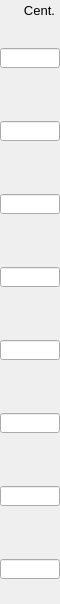
    <widget class="PyDMFrame" name="composite_6">
      <property name="geometry">
        <rect>
          <x>995</x>
          <y>61</y>
          <width>60</width>
          <height>604</height>
        </rect>
      </property>
      <widget class="QLabel" name="text_24">
        <property name="geometry">
          <rect>
            <x>5</x>
            <y>0</y>
            <width>50</width>
            <height>20</height>
          </rect>
        </property>
        <property name="text">
          <string>Cent.</string>
        </property>
        <property name="font" stdset="0">
          <font>
            <pointsize>10</pointsize>
          </font>
        </property>
        <property name="brush" stdset="0">
          <brush brushstyle="SolidPattern">
            <color alpha="255">
              <red>0</red>
              <green>0</green>
              <blue>0</blue>
            </color>
          </brush>
        </property>
        <property name="toolTip">
          <string>text_24</string>
        </property>
        <property name="alignment">
          <set>Qt::AlignRight|Qt::AlignTrailing|Qt::AlignVCenter</set>
        </property>
        <property name="styleSheet">
          <string notr="true">QLabel#text_24 {
  color: rgb(0, 0, 0);
  }</string>
        </property>
      </widget>
      <widget class="PyDMSlider" name="valuator_40">
        <property name="geometry">
          <rect>
            <x>0</x>
            <y>73</y>
            <width>60</width>
            <height>20</height>
          </rect>
        </property>
        <property name="channel" stdset="0">
          <string>ca://${P}${O1}CenterY</string>
        </property>
        <property name="toolTip">
          <string>${P}${O1}CenterY</string>
        </property>
        <property name="orientation" stdset="0">
          <string>Qt::Horizontal</string>
        </property>
        <property name="showLimitLabels" stdset="0">
          <bool>true</bool>
        </property>
        <property name="showValueLabel" stdset="0">
          <bool>false</bool>
        </property>
        <property name="showUnits" stdset="0">
          <bool>false</bool>
        </property>
        <property name="tickPosition" stdset="0">
          <enum>QSlider::NoTicks</enum>
        </property>
        <property name="precision" stdset="0">
          <number>1</number>
        </property>
        <property name="styleSheet">
          <string notr="true">PyDMSlider#valuator_40 {
  color: rgb(0, 0, 0);
  background-color: rgb(115, 223, 255);
  }</string>
        </property>
      </widget>
      <widget class="PyDMLineEdit" name="text_entry_72">
        <property name="geometry">
          <rect>
            <x>0</x>
            <y>48</y>
            <width>60</width>
            <height>20</height>
          </rect>
        </property>
        <property name="channel" stdset="0">
          <string>ca://${P}${O1}CenterY</string>
        </property>
        <property name="toolTip">
          <string>${P}${O1}CenterY</string>
        </property>
        <property name="font" stdset="0">
          <font>
            <pointsize>10</pointsize>
          </font>
        </property>
        <property name="styleSheet">
          <string notr="true">PyDMLineEdit#text_entry_72 {
  color: rgb(0, 0, 0);
  background-color: rgb(115, 223, 255);
  border: 1px solid black;
  margin: 0px;
  padding: 0px;
  spacing: 0px;
  }</string>
        </property>
      </widget>
      <widget class="PyDMLabel" name="text_update_96">
        <property name="geometry">
          <rect>
            <x>0</x>
            <y>25</y>
            <width>60</width>
            <height>18</height>
          </rect>
        </property>
        <property name="toolTip">
          <string>PV: ${P}${O1}CenterY_RBV</string>
        </property>
        <property name="channel" stdset="0">
          <string>ca://${P}${O1}CenterY_RBV</string>
        </property>
        <property name="font" stdset="0">
          <font>
            <pointsize>10</pointsize>
          </font>
        </property>
        <property name="alignment">
          <set>Qt::AlignCenter</set>
        </property>
        <property name="textInteractionFlags">
          <set>Qt::TextSelectableByKeyboard|Qt::TextSelectableByMouse</set>
        </property>
        <property name="styleSheet">
          <string notr="true">PyDMLabel#text_update_96 {
  color: rgb(10, 0, 184);
  background-color: rgb(187, 187, 187);
  }</string>
        </property>
      </widget>
      <widget class="PyDMSlider" name="valuator_41">
        <property name="geometry">
          <rect>
            <x>0</x>
            <y>146</y>
            <width>60</width>
            <height>20</height>
          </rect>
        </property>
        <property name="channel" stdset="0">
          <string>ca://${P}${O2}CenterY</string>
        </property>
        <property name="toolTip">
          <string>${P}${O2}CenterY</string>
        </property>
        <property name="orientation" stdset="0">
          <string>Qt::Horizontal</string>
        </property>
        <property name="showLimitLabels" stdset="0">
          <bool>true</bool>
        </property>
        <property name="showValueLabel" stdset="0">
          <bool>false</bool>
        </property>
        <property name="showUnits" stdset="0">
          <bool>false</bool>
        </property>
        <property name="tickPosition" stdset="0">
          <enum>QSlider::NoTicks</enum>
        </property>
        <property name="precision" stdset="0">
          <number>1</number>
        </property>
        <property name="styleSheet">
          <string notr="true">PyDMSlider#valuator_41 {
  color: rgb(0, 0, 0);
  background-color: rgb(115, 223, 255);
  }</string>
        </property>
      </widget>
      <widget class="PyDMLineEdit" name="text_entry_73">
        <property name="geometry">
          <rect>
            <x>0</x>
            <y>121</y>
            <width>60</width>
            <height>20</height>
          </rect>
        </property>
        <property name="channel" stdset="0">
          <string>ca://${P}${O2}CenterY</string>
        </property>
        <property name="toolTip">
          <string>${P}${O2}CenterY</string>
        </property>
        <property name="font" stdset="0">
          <font>
            <pointsize>10</pointsize>
          </font>
        </property>
        <property name="styleSheet">
          <string notr="true">PyDMLineEdit#text_entry_73 {
  color: rgb(0, 0, 0);
  background-color: rgb(115, 223, 255);
  border: 1px solid black;
  margin: 0px;
  padding: 0px;
  spacing: 0px;
  }</string>
        </property>
      </widget>
      <widget class="PyDMLabel" name="text_update_97">
        <property name="geometry">
          <rect>
            <x>0</x>
            <y>98</y>
            <width>60</width>
            <height>18</height>
          </rect>
        </property>
        <property name="toolTip">
          <string>PV: ${P}${O2}CenterY_RBV</string>
        </property>
        <property name="channel" stdset="0">
          <string>ca://${P}${O2}CenterY_RBV</string>
        </property>
        <property name="font" stdset="0">
          <font>
            <pointsize>10</pointsize>
          </font>
        </property>
        <property name="alignment">
          <set>Qt::AlignCenter</set>
        </property>
        <property name="textInteractionFlags">
          <set>Qt::TextSelectableByKeyboard|Qt::TextSelectableByMouse</set>
        </property>
        <property name="styleSheet">
          <string notr="true">PyDMLabel#text_update_97 {
  color: rgb(10, 0, 184);
  background-color: rgb(187, 187, 187);
  }</string>
        </property>
      </widget>
      <widget class="PyDMSlider" name="valuator_42">
        <property name="geometry">
          <rect>
            <x>0</x>
            <y>219</y>
            <width>60</width>
            <height>20</height>
          </rect>
        </property>
        <property name="channel" stdset="0">
          <string>ca://${P}${O3}CenterY</string>
        </property>
        <property name="toolTip">
          <string>${P}${O3}CenterY</string>
        </property>
        <property name="orientation" stdset="0">
          <string>Qt::Horizontal</string>
        </property>
        <property name="showLimitLabels" stdset="0">
          <bool>true</bool>
        </property>
        <property name="showValueLabel" stdset="0">
          <bool>false</bool>
        </property>
        <property name="showUnits" stdset="0">
          <bool>false</bool>
        </property>
        <property name="tickPosition" stdset="0">
          <enum>QSlider::NoTicks</enum>
        </property>
        <property name="precision" stdset="0">
          <number>1</number>
        </property>
        <property name="styleSheet">
          <string notr="true">PyDMSlider#valuator_42 {
  color: rgb(0, 0, 0);
  background-color: rgb(115, 223, 255);
  }</string>
        </property>
      </widget>
      <widget class="PyDMLineEdit" name="text_entry_74">
        <property name="geometry">
          <rect>
            <x>0</x>
            <y>194</y>
            <width>60</width>
            <height>20</height>
          </rect>
        </property>
        <property name="channel" stdset="0">
          <string>ca://${P}${O3}CenterY</string>
        </property>
        <property name="toolTip">
          <string>${P}${O3}CenterY</string>
        </property>
        <property name="font" stdset="0">
          <font>
            <pointsize>10</pointsize>
          </font>
        </property>
        <property name="styleSheet">
          <string notr="true">PyDMLineEdit#text_entry_74 {
  color: rgb(0, 0, 0);
  background-color: rgb(115, 223, 255);
  border: 1px solid black;
  margin: 0px;
  padding: 0px;
  spacing: 0px;
  }</string>
        </property>
      </widget>
      <widget class="PyDMLabel" name="text_update_98">
        <property name="geometry">
          <rect>
            <x>0</x>
            <y>171</y>
            <width>60</width>
            <height>18</height>
          </rect>
        </property>
        <property name="toolTip">
          <string>PV: ${P}${O3}CenterY_RBV</string>
        </property>
        <property name="channel" stdset="0">
          <string>ca://${P}${O3}CenterY_RBV</string>
        </property>
        <property name="font" stdset="0">
          <font>
            <pointsize>10</pointsize>
          </font>
        </property>
        <property name="alignment">
          <set>Qt::AlignCenter</set>
        </property>
        <property name="textInteractionFlags">
          <set>Qt::TextSelectableByKeyboard|Qt::TextSelectableByMouse</set>
        </property>
        <property name="styleSheet">
          <string notr="true">PyDMLabel#text_update_98 {
  color: rgb(10, 0, 184);
  background-color: rgb(187, 187, 187);
  }</string>
        </property>
      </widget>
      <widget class="PyDMSlider" name="valuator_43">
        <property name="geometry">
          <rect>
            <x>0</x>
            <y>292</y>
            <width>60</width>
            <height>20</height>
          </rect>
        </property>
        <property name="channel" stdset="0">
          <string>ca://${P}${O4}CenterY</string>
        </property>
        <property name="toolTip">
          <string>${P}${O4}CenterY</string>
        </property>
        <property name="orientation" stdset="0">
          <string>Qt::Horizontal</string>
        </property>
        <property name="showLimitLabels" stdset="0">
          <bool>true</bool>
        </property>
        <property name="showValueLabel" stdset="0">
          <bool>false</bool>
        </property>
        <property name="showUnits" stdset="0">
          <bool>false</bool>
        </property>
        <property name="tickPosition" stdset="0">
          <enum>QSlider::NoTicks</enum>
        </property>
        <property name="precision" stdset="0">
          <number>1</number>
        </property>
        <property name="styleSheet">
          <string notr="true">PyDMSlider#valuator_43 {
  color: rgb(0, 0, 0);
  background-color: rgb(115, 223, 255);
  }</string>
        </property>
      </widget>
      <widget class="PyDMLineEdit" name="text_entry_75">
        <property name="geometry">
          <rect>
            <x>0</x>
            <y>267</y>
            <width>60</width>
            <height>20</height>
          </rect>
        </property>
        <property name="channel" stdset="0">
          <string>ca://${P}${O4}CenterY</string>
        </property>
        <property name="toolTip">
          <string>${P}${O4}CenterY</string>
        </property>
        <property name="font" stdset="0">
          <font>
            <pointsize>10</pointsize>
          </font>
        </property>
        <property name="styleSheet">
          <string notr="true">PyDMLineEdit#text_entry_75 {
  color: rgb(0, 0, 0);
  background-color: rgb(115, 223, 255);
  border: 1px solid black;
  margin: 0px;
  padding: 0px;
  spacing: 0px;
  }</string>
        </property>
      </widget>
      <widget class="PyDMLabel" name="text_update_99">
        <property name="geometry">
          <rect>
            <x>0</x>
            <y>244</y>
            <width>60</width>
            <height>18</height>
          </rect>
        </property>
        <property name="toolTip">
          <string>PV: ${P}${O4}CenterY_RBV</string>
        </property>
        <property name="channel" stdset="0">
          <string>ca://${P}${O4}CenterY_RBV</string>
        </property>
        <property name="font" stdset="0">
          <font>
            <pointsize>10</pointsize>
          </font>
        </property>
        <property name="alignment">
          <set>Qt::AlignCenter</set>
        </property>
        <property name="textInteractionFlags">
          <set>Qt::TextSelectableByKeyboard|Qt::TextSelectableByMouse</set>
        </property>
        <property name="styleSheet">
          <string notr="true">PyDMLabel#text_update_99 {
  color: rgb(10, 0, 184);
  background-color: rgb(187, 187, 187);
  }</string>
        </property>
      </widget>
      <widget class="PyDMSlider" name="valuator_44">
        <property name="geometry">
          <rect>
            <x>0</x>
            <y>365</y>
            <width>60</width>
            <height>20</height>
          </rect>
        </property>
        <property name="channel" stdset="0">
          <string>ca://${P}${O5}CenterY</string>
        </property>
        <property name="toolTip">
          <string>${P}${O5}CenterY</string>
        </property>
        <property name="orientation" stdset="0">
          <string>Qt::Horizontal</string>
        </property>
        <property name="showLimitLabels" stdset="0">
          <bool>true</bool>
        </property>
        <property name="showValueLabel" stdset="0">
          <bool>false</bool>
        </property>
        <property name="showUnits" stdset="0">
          <bool>false</bool>
        </property>
        <property name="tickPosition" stdset="0">
          <enum>QSlider::NoTicks</enum>
        </property>
        <property name="precision" stdset="0">
          <number>1</number>
        </property>
        <property name="styleSheet">
          <string notr="true">PyDMSlider#valuator_44 {
  color: rgb(0, 0, 0);
  background-color: rgb(115, 223, 255);
  }</string>
        </property>
      </widget>
      <widget class="PyDMLineEdit" name="text_entry_76">
        <property name="geometry">
          <rect>
            <x>0</x>
            <y>340</y>
            <width>60</width>
            <height>20</height>
          </rect>
        </property>
        <property name="channel" stdset="0">
          <string>ca://${P}${O5}CenterY</string>
        </property>
        <property name="toolTip">
          <string>${P}${O5}CenterY</string>
        </property>
        <property name="font" stdset="0">
          <font>
            <pointsize>10</pointsize>
          </font>
        </property>
        <property name="styleSheet">
          <string notr="true">PyDMLineEdit#text_entry_76 {
  color: rgb(0, 0, 0);
  background-color: rgb(115, 223, 255);
  border: 1px solid black;
  margin: 0px;
  padding: 0px;
  spacing: 0px;
  }</string>
        </property>
      </widget>
      <widget class="PyDMLabel" name="text_update_100">
        <property name="geometry">
          <rect>
            <x>0</x>
            <y>317</y>
            <width>60</width>
            <height>18</height>
          </rect>
        </property>
        <property name="toolTip">
          <string>PV: ${P}${O5}CenterY_RBV</string>
        </property>
        <property name="channel" stdset="0">
          <string>ca://${P}${O5}CenterY_RBV</string>
        </property>
        <property name="font" stdset="0">
          <font>
            <pointsize>10</pointsize>
          </font>
        </property>
        <property name="alignment">
          <set>Qt::AlignCenter</set>
        </property>
        <property name="textInteractionFlags">
          <set>Qt::TextSelectableByKeyboard|Qt::TextSelectableByMouse</set>
        </property>
        <property name="styleSheet">
          <string notr="true">PyDMLabel#text_update_100 {
  color: rgb(10, 0, 184);
  background-color: rgb(187, 187, 187);
  }</string>
        </property>
      </widget>
      <widget class="PyDMSlider" name="valuator_45">
        <property name="geometry">
          <rect>
            <x>0</x>
            <y>438</y>
            <width>60</width>
            <height>20</height>
          </rect>
        </property>
        <property name="channel" stdset="0">
          <string>ca://${P}${O6}CenterY</string>
        </property>
        <property name="toolTip">
          <string>${P}${O6}CenterY</string>
        </property>
        <property name="orientation" stdset="0">
          <string>Qt::Horizontal</string>
        </property>
        <property name="showLimitLabels" stdset="0">
          <bool>true</bool>
        </property>
        <property name="showValueLabel" stdset="0">
          <bool>false</bool>
        </property>
        <property name="showUnits" stdset="0">
          <bool>false</bool>
        </property>
        <property name="tickPosition" stdset="0">
          <enum>QSlider::NoTicks</enum>
        </property>
        <property name="precision" stdset="0">
          <number>1</number>
        </property>
        <property name="styleSheet">
          <string notr="true">PyDMSlider#valuator_45 {
  color: rgb(0, 0, 0);
  background-color: rgb(115, 223, 255);
  }</string>
        </property>
      </widget>
      <widget class="PyDMLineEdit" name="text_entry_77">
        <property name="geometry">
          <rect>
            <x>0</x>
            <y>413</y>
            <width>60</width>
            <height>20</height>
          </rect>
        </property>
        <property name="channel" stdset="0">
          <string>ca://${P}${O6}CenterY</string>
        </property>
        <property name="toolTip">
          <string>${P}${O6}CenterY</string>
        </property>
        <property name="font" stdset="0">
          <font>
            <pointsize>10</pointsize>
          </font>
        </property>
        <property name="styleSheet">
          <string notr="true">PyDMLineEdit#text_entry_77 {
  color: rgb(0, 0, 0);
  background-color: rgb(115, 223, 255);
  border: 1px solid black;
  margin: 0px;
  padding: 0px;
  spacing: 0px;
  }</string>
        </property>
      </widget>
      <widget class="PyDMLabel" name="text_update_101">
        <property name="geometry">
          <rect>
            <x>0</x>
            <y>390</y>
            <width>60</width>
            <height>18</height>
          </rect>
        </property>
        <property name="toolTip">
          <string>PV: ${P}${O6}CenterY_RBV</string>
        </property>
        <property name="channel" stdset="0">
          <string>ca://${P}${O6}CenterY_RBV</string>
        </property>
        <property name="font" stdset="0">
          <font>
            <pointsize>10</pointsize>
          </font>
        </property>
        <property name="alignment">
          <set>Qt::AlignCenter</set>
        </property>
        <property name="textInteractionFlags">
          <set>Qt::TextSelectableByKeyboard|Qt::TextSelectableByMouse</set>
        </property>
        <property name="styleSheet">
          <string notr="true">PyDMLabel#text_update_101 {
  color: rgb(10, 0, 184);
  background-color: rgb(187, 187, 187);
  }</string>
        </property>
      </widget>
      <widget class="PyDMSlider" name="valuator_46">
        <property name="geometry">
          <rect>
            <x>0</x>
            <y>511</y>
            <width>60</width>
            <height>20</height>
          </rect>
        </property>
        <property name="channel" stdset="0">
          <string>ca://${P}${O7}CenterY</string>
        </property>
        <property name="toolTip">
          <string>${P}${O7}CenterY</string>
        </property>
        <property name="orientation" stdset="0">
          <string>Qt::Horizontal</string>
        </property>
        <property name="showLimitLabels" stdset="0">
          <bool>true</bool>
        </property>
        <property name="showValueLabel" stdset="0">
          <bool>false</bool>
        </property>
        <property name="showUnits" stdset="0">
          <bool>false</bool>
        </property>
        <property name="tickPosition" stdset="0">
          <enum>QSlider::NoTicks</enum>
        </property>
        <property name="precision" stdset="0">
          <number>1</number>
        </property>
        <property name="styleSheet">
          <string notr="true">PyDMSlider#valuator_46 {
  color: rgb(0, 0, 0);
  background-color: rgb(115, 223, 255);
  }</string>
        </property>
      </widget>
      <widget class="PyDMLineEdit" name="text_entry_78">
        <property name="geometry">
          <rect>
            <x>0</x>
            <y>486</y>
            <width>60</width>
            <height>20</height>
          </rect>
        </property>
        <property name="channel" stdset="0">
          <string>ca://${P}${O7}CenterY</string>
        </property>
        <property name="toolTip">
          <string>${P}${O7}CenterY</string>
        </property>
        <property name="font" stdset="0">
          <font>
            <pointsize>10</pointsize>
          </font>
        </property>
        <property name="styleSheet">
          <string notr="true">PyDMLineEdit#text_entry_78 {
  color: rgb(0, 0, 0);
  background-color: rgb(115, 223, 255);
  border: 1px solid black;
  margin: 0px;
  padding: 0px;
  spacing: 0px;
  }</string>
        </property>
      </widget>
      <widget class="PyDMLabel" name="text_update_102">
        <property name="geometry">
          <rect>
            <x>0</x>
            <y>463</y>
            <width>60</width>
            <height>18</height>
          </rect>
        </property>
        <property name="toolTip">
          <string>PV: ${P}${O7}CenterY_RBV</string>
        </property>
        <property name="channel" stdset="0">
          <string>ca://${P}${O7}CenterY_RBV</string>
        </property>
        <property name="font" stdset="0">
          <font>
            <pointsize>10</pointsize>
          </font>
        </property>
        <property name="alignment">
          <set>Qt::AlignCenter</set>
        </property>
        <property name="textInteractionFlags">
          <set>Qt::TextSelectableByKeyboard|Qt::TextSelectableByMouse</set>
        </property>
        <property name="styleSheet">
          <string notr="true">PyDMLabel#text_update_102 {
  color: rgb(10, 0, 184);
  background-color: rgb(187, 187, 187);
  }</string>
        </property>
      </widget>
      <widget class="PyDMSlider" name="valuator_47">
        <property name="geometry">
          <rect>
            <x>0</x>
            <y>584</y>
            <width>60</width>
            <height>20</height>
          </rect>
        </property>
        <property name="channel" stdset="0">
          <string>ca://${P}${O8}CenterY</string>
        </property>
        <property name="toolTip">
          <string>${P}${O8}CenterY</string>
        </property>
        <property name="orientation" stdset="0">
          <string>Qt::Horizontal</string>
        </property>
        <property name="showLimitLabels" stdset="0">
          <bool>true</bool>
        </property>
        <property name="showValueLabel" stdset="0">
          <bool>false</bool>
        </property>
        <property name="showUnits" stdset="0">
          <bool>false</bool>
        </property>
        <property name="tickPosition" stdset="0">
          <enum>QSlider::NoTicks</enum>
        </property>
        <property name="precision" stdset="0">
          <number>1</number>
        </property>
        <property name="styleSheet">
          <string notr="true">PyDMSlider#valuator_47 {
  color: rgb(0, 0, 0);
  background-color: rgb(115, 223, 255);
  }</string>
        </property>
      </widget>
      <widget class="PyDMLineEdit" name="text_entry_79">
        <property name="geometry">
          <rect>
            <x>0</x>
            <y>559</y>
            <width>60</width>
            <height>20</height>
          </rect>
        </property>
        <property name="channel" stdset="0">
          <string>ca://${P}${O8}CenterY</string>
        </property>
        <property name="toolTip">
          <string>${P}${O8}CenterY</string>
        </property>
        <property name="font" stdset="0">
          <font>
            <pointsize>10</pointsize>
          </font>
        </property>
        <property name="styleSheet">
          <string notr="true">PyDMLineEdit#text_entry_79 {
  color: rgb(0, 0, 0);
  background-color: rgb(115, 223, 255);
  border: 1px solid black;
  margin: 0px;
  padding: 0px;
  spacing: 0px;
  }</string>
        </property>
      </widget>
      <widget class="PyDMLabel" name="text_update_103">
        <property name="geometry">
          <rect>
            <x>0</x>
            <y>536</y>
            <width>60</width>
            <height>18</height>
          </rect>
        </property>
        <property name="toolTip">
          <string>PV: ${P}${O8}CenterY_RBV</string>
        </property>
        <property name="channel" stdset="0">
          <string>ca://${P}${O8}CenterY_RBV</string>
        </property>
        <property name="font" stdset="0">
          <font>
            <pointsize>10</pointsize>
          </font>
        </property>
        <property name="alignment">
          <set>Qt::AlignCenter</set>
        </property>
        <property name="textInteractionFlags">
          <set>Qt::TextSelectableByKeyboard|Qt::TextSelectableByMouse</set>
        </property>
        <property name="styleSheet">
          <string notr="true">PyDMLabel#text_update_103 {
  color: rgb(10, 0, 184);
  background-color: rgb(187, 187, 187);
  }</string>
        </property>
      </widget>
    </widget>
